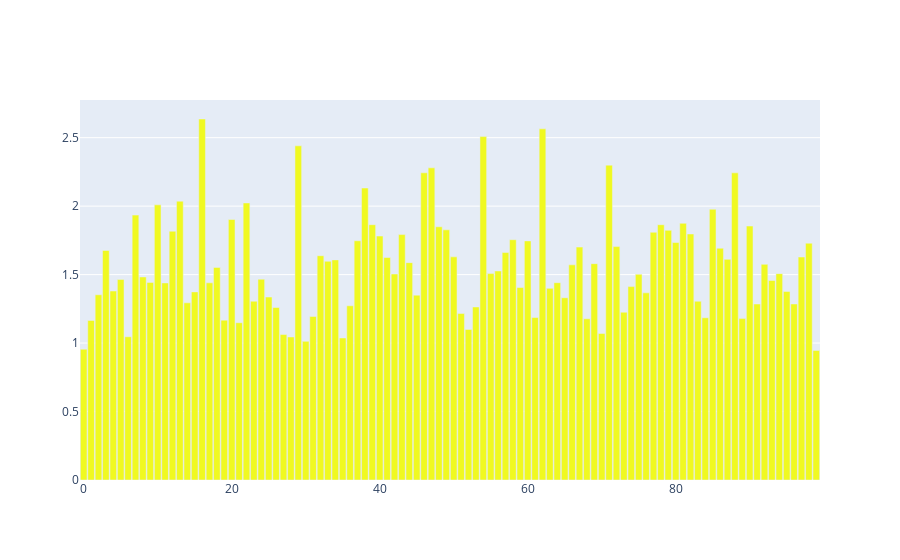

Notebook code cell kept with this figure:
### Markdown cell above
### No Reg

### Code cell
i = 2
top_k = 100
linears = model3.get_linear_layers()
num_linear = len(linears)
if i == 0:
    # input layer
    weights = linears[i].linear.weight
    score = torch.sum(torch.abs(weights), dim=0)
    in_fold = linears[0].in_fold
    #print(score.shape)
    score = torch.sum(score.reshape(in_fold, int(score.shape[0]/in_fold)), dim=0)
elif i == num_linear:
    # output layer
    weights = linears[i-1].linear.weight
    score = torch.sum(torch.abs(weights), dim=1)
else:
    print("here haha")
    weights_in = linears[i-1].linear.weight
    weights_out = linears[i].linear.weight
    score = torch.sum(torch.abs(weights_out), dim=0) + torch.sum(torch.abs(weights_in), dim=1)
print(score.shape)
top_index = torch.flip(torch.argsort(score),[0])[:top_k]
score = score[top_index]

num = score.shape[0]

features = model3.linears[1].linear.weight[top_index].T
features.shape

W_norm = features / (1e-5 + torch.linalg.norm(features, 2, dim=-1, keepdim=True))
interference = torch.einsum('fh,gh->fg', W_norm, features)
interference[torch.arange(100), torch.arange(100)] = 0
polysemanticity = torch.linalg.norm(interference, dim=-1).cpu()

norms = torch.linalg.norm(features, 2, dim=-1).cpu()

WtW = torch.einsum('ih,oh->io', features, features).cpu()
print(polysemanticity.shape)
print(norms)

x = torch.arange(100)
width = 0.9
fig = go.Figure(go.Bar(x=x.detach().numpy(), 
        y=norms.detach().numpy(),
        marker=dict(
            color=polysemanticity.detach().numpy(),
            cmin=0,
            cmax=1
        ),
        width=width,
        ))
fig.show()

### Figure 1 — Plotly figure (JSON) as saved in the notebook; plotly's stock layout.template omitted (floating-point values rounded to 4 significant figures)
{"data": [{"marker": {"cmax": 1, "cmin": 0, "color": [4.568, 2.98, 3.13, 5.685, 2.99, 3.765, 4.677, 5.473, 5.218, 3.563, 5.942, 4.296, 5.7, 5.169, 4.508, 4.373, 6.202, 4.284, 6.163, 5.313, 5.371, 3.48, 4.847, 3.44, 3.562, 3.315, 3.647, 5.293, 3.851, 4.793, 2.954, 4.197, 4.477, 5.011, 4.48, 3.842, 4.476, 3.562, 6.138, 2.986, 3.129, 5.186, 4.695, 4.284, 5.774, 4.69, 5.01, 5.036, 4.047, 4.942, 3.765, 4.476, 4.726, 4.416, 5.315, 3.425, 5.092, 3.261, 5.544, 2.872, 3.996, 4.575, 6.217, 4.482, 5.107, 3.96, 3.287, 4.801, 3.861, 5.45, 4.264, 5.53, 4.632, 4.445, 3.185, 4.381, 3.914, 5.494, 3.449, 3.224, 5.558, 4.633, 4.99, 3.136, 3.656, 4.676, 4.263, 3.567, 5.609, 5.093, 5.549, 3.695, 4.405, 5.111, 4.585, 5.393, 3.188, 4.346, 3.249, 3.673]}, "type": "bar", "width": 0.9, "x": [0, 1, 2, 3, 4, 5, 6, 7, 8, 9, 10, 11, 12, 13, 14, 15, 16, 17, 18, 19, 20, 21, 22, 23, 24, 25, 26, 27, 28, 29, 30, 31, 32, 33, 34, 35, 36, 37, 38, 39, 40, 41, 42, 43, 44, 45, 46, 47, 48, 49, 50, 51, 52, 53, 54, 55, 56, 57, 58, 59, 60, 61, 62, 63, 64, 65, 66, 67, 68, 69, 70, 71, 72, 73, 74, 75, 76, 77, 78, 79, 80, 81, 82, 83, 84, 85, 86, 87, 88, 89, 90, 91, 92, 93, 94, 95, 96, 97, 98, 99], "y": [0.955, 1.166, 1.353, 1.676, 1.38, 1.465, 1.046, 1.935, 1.483, 1.443, 2.009, 1.439, 1.817, 2.036, 1.294, 1.374, 2.636, 1.44, 1.552, 1.168, 1.902, 1.149, 2.023, 1.305, 1.466, 1.336, 1.26, 1.062, 1.045, 2.44, 1.012, 1.194, 1.638, 1.597, 1.607, 1.037, 1.272, 1.747, 2.132, 1.865, 1.782, 1.625, 1.504, 1.792, 1.587, 1.35, 2.243, 2.279, 1.849, 1.827, 1.629, 1.215, 1.1, 1.264, 2.508, 1.507, 1.527, 1.661, 1.755, 1.406, 1.746, 1.186, 2.564, 1.399, 1.441, 1.331, 1.571, 1.701, 1.177, 1.58, 1.07, 2.299, 1.705, 1.225, 1.412, 1.502, 1.367, 1.809, 1.864, 1.823, 1.734, 1.875, 1.797, 1.305, 1.185, 1.977, 1.692, 1.611, 2.243, 1.179, 1.854, 1.285, 1.575, 1.457, 1.507, 1.377, 1.286, 1.628, 1.729, 0.9454]}], "layout": {}}
